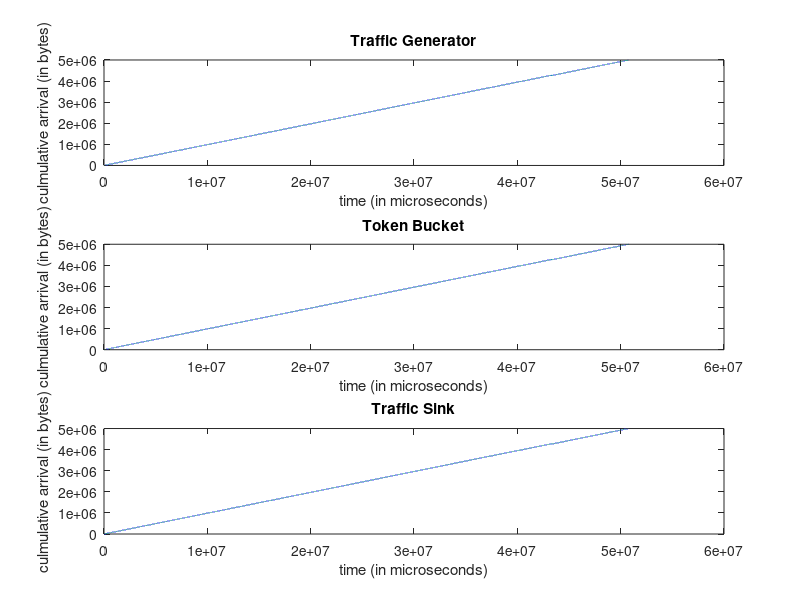
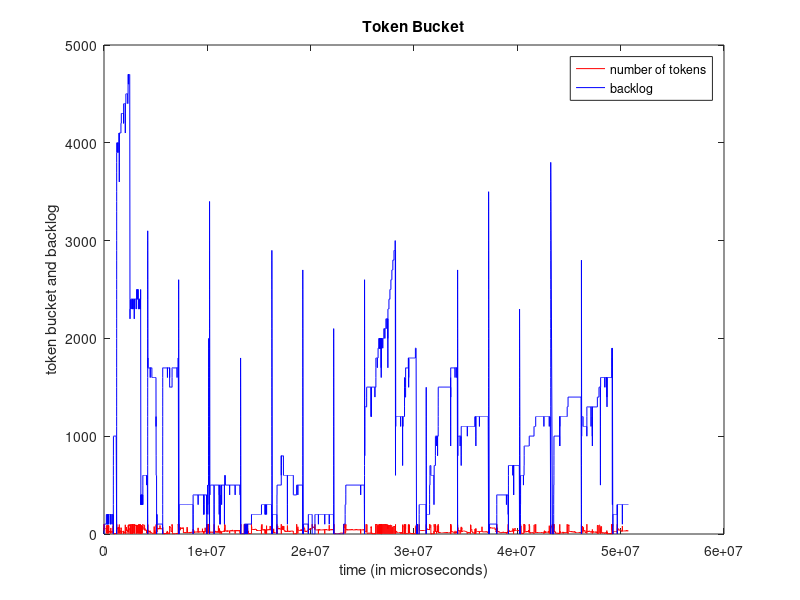
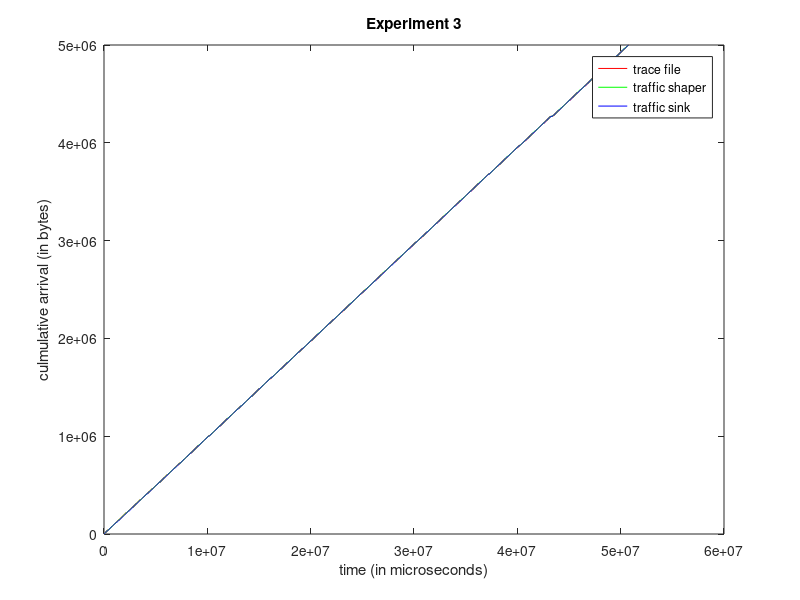

Write the MATLAB code that produced these figures, in order.
clc;clear all;
%%%%%%%%%%%%%%%%%%%%%%%%%%%%%%%%%%%%%%%%%%%%%%%%%%%%%%%%%%%%%%%%%%%
%Reading data from a file
%Note that time is in micro seconds and packetsize is in Bytes
%%%%%%%%%%%%%%%%%%%%%%%%%%%%%%%%%%%%%%%%%%%%%%%%%%%%%%%%%%%%%%%%%%%


%trace file
[packet_no_p, time_p, packetsize_p] = textread('output_gen_exp3.txt', '%f %f %f');

figure(1);
time_array = zeros(1,50000);
cumulative_arrival = zeros(1,50000);

time_array(1) = time_p(1);
cumulative_arrival(1) = packetsize_p(1);
i=2
while i<=50000
    time_array(i) = time_array(i-1) + time_p(i);
    cumulative_arrival(i) = cumulative_arrival(i-1) + packetsize_p(i);
    i=i+1;
end
    
subplot(3,1,1);
plot(time_array,cumulative_arrival);
title('Traffic Generator');
xlabel('time (in microseconds)');
ylabel('culmulative arrival (in bytes)');



%token bucket output
[arrival_time, packetsize_p2, back_log, num_of_tokens] = textread('output_bucket_exp3.txt', '%f %f %f %f');
time_array2 = zeros(1,50000);
cumulative_arrival2 = zeros(1,50000);

time_array2(1) = arrival_time(1);
cumulative_arrival2(1) = packetsize_p2(1);
i=2
while i<=50000
    time_array2(i) = time_array2(i-1) + arrival_time(i);
    cumulative_arrival2(i) = cumulative_arrival2(i-1) + packetsize_p2(i);
    i=i+1;
end

subplot(3,1,2);
plot(time_array2,cumulative_arrival2);
title('Token Bucket');
xlabel('time (in microseconds)');
ylabel('culmulative arrival (in bytes)');


%sink output
[packet_no_p3, packetsize_p3, arrival_time] = textread('output_sink_exp3.txt', '%f %f %f');
time_array3 = zeros(1,50000);
cumulative_arrival3 = zeros(1,50000);

time_array3(1) = arrival_time(1);
cumulative_arrival3(1) = packetsize_p3(1);
i=2
while i<=50000
    time_array3(i) = time_array3(i-1) + arrival_time(i);
    cumulative_arrival3(i) = cumulative_arrival3(i-1) + packetsize_p3(i);
    i=i+1;
end

subplot(3,1,3);
plot(time_array3,cumulative_arrival3);
title('Traffic Sink');
xlabel('time (in microseconds)');
ylabel('culmulative arrival (in bytes)');


%second plot that shows the content of the token bucket and the backlog
%in the buffer as a function of time
figure(2);
subplot(1,1,1);
num_of_tokens_to_plot = zeros(1,50000);
back_log_to_plot = zeros(1,50000);
i=1;
while i<=50000
    num_of_tokens_to_plot(i) = num_of_tokens(i);
    back_log_to_plot(i) = back_log(i);
    i=i+1;
end
axis([1 50000 -100 1000])
h1 = plot(time_array2,num_of_tokens_to_plot, 'r',time_array2, back_log_to_plot,'b')
hold on
hkeg1= legend(h1,'number of tokens','backlog');


title('Token Bucket');
xlabel('time (in microseconds)');
ylabel('token bucket and backlog');

figure(3);
h2 = plot(time_array,cumulative_arrival, 'r', time_array2,cumulative_arrival2, 'g', time_array3,cumulative_arrival3, 'b' );
hold on
hkeg2 = legend(h2, 'trace file', 'traffic shaper', 'traffic sink');
title('Experiment 3');
xlabel('time (in microseconds)');
ylabel('culmulative arrival (in bytes)');


